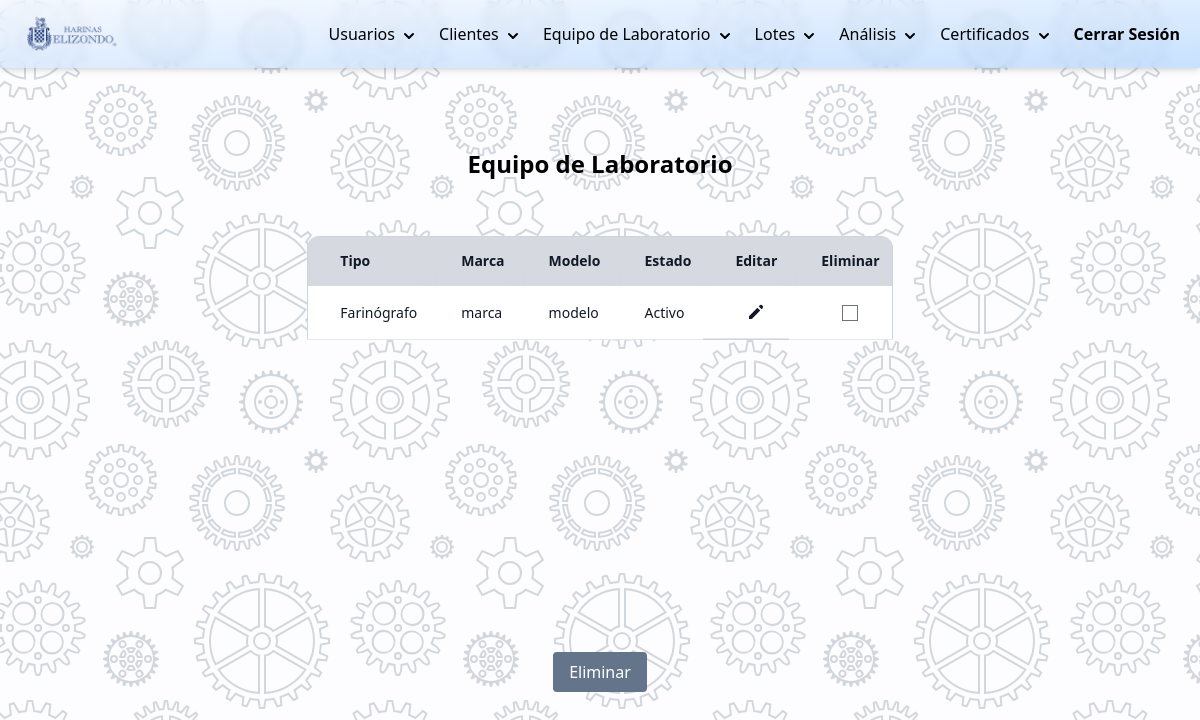
/php/modificar-equipo-laboratorio.php (signed in), run on the app's committed database.
### tables this page shows
CREATE TABLE `equipo_laboratorio` (
  `id_equipo` int(11) NOT NULL,
  `nombre` varchar(100) DEFAULT NULL,
  `descripcion` varchar(255) DEFAULT NULL,
  `marca` varchar(100) DEFAULT NULL,
  `modelo` varchar(100) DEFAULT NULL,
  `fecha_compra` date DEFAULT NULL,
  `no_factura` varchar(100) DEFAULT NULL,
  `estado` int(11) DEFAULT 3,
  `tiene_garantia` varchar(3) DEFAULT 'no',
  `numero_garantia` varchar(100) DEFAULT '',
  `clave_mantenimiento` varchar(50) DEFAULT NULL,
  `fecha_ultimo_mantenimiento` date DEFAULT NULL,
  `venc_garantia` date DEFAULT NULL
);

### DB/controlarDB.php (called while the page is built, shortened)
<?php
function hacerConsulta(string $query){
    $con = mysqli_connect(HOST, USER, PASSWORD, DB);
    if (mysqli_connect_errno()) {
        return "Failed to connect to MySQL: " . mysqli_connect_error();
    }else{
        $result = mysqli_query($con, $query);
        $arreglo_de_resultados=[];
        while ($row = mysqli_fetch_array($result)):
            array_push($arreglo_de_resultados,$row);
        endwhile;
        return $arreglo_de_resultados;
    }
}

### php/modificar-equipo-laboratorio.php (the view, shortened to what this page needs)
<?php
    require_once("../DB/controlarDB.php");
    function estadoALetra($estado){
        switch ($estado){
            case "3":
                $estado="Activo";
                break;
        }
        return $estado;
    }
    $query_lista_equipos="SELECT id_equipo,nombre,marca,modelo,estado FROM equipo_laboratorio;";
    $arreglo_equipos=hacerConsulta($query_lista_equipos);
?>
<!DOCTYPE html>
<html lang="es">
<head>
    <link rel="stylesheet" href="../css/styles.css">
    <script src="https://cdn.tailwindcss.com"></script>
    <script src="https://cdn.tailwindcss.com?plugins=forms,typography,aspect-ratio,line-clamp"></script>
    <?php require_once("./navbar.php"); ?>
</head>
<body class="background">
    <div class="container mx-auto flex justify-center items-center content-center">
        <div class="flex flex-col p-10 mt-10">
            <h1 class="text-2xl text-center mb-4 font-bold">Equipo de Laboratorio</h1>
            <form method="post" action="<?= htmlspecialchars($_SERVER["PHP_SELF"]);?>" class="mt-0">
                <div class="mt-10 overflow-y-auto h-96 rounded-xl">
                    <table class="table-auto rounded-xl border border-slate-300">
                        <thead class="rounded-lg">
                            <tr class="bg-gray-200">
                                <th class="sticky top-0 z-10 border-b border-gray-300 bg-gray-300 bg-opacity-75 py-3.5 pl-4 pr-3 text-left text-sm font-semibold text-gray-900 backdrop-blur backdrop-filter sm:pl-6 lg:pl-8">Tipo</th>
                                <th class="sticky top-0 z-10 border-b border-gray-300 bg-gray-300 bg-opacity-75 py-3.5 pl-4 pr-3 text-left text-sm font-semibold text-gray-900 backdrop-blur backdrop-filter sm:pl-6 lg:pl-8">Marca</th>
                                <th class="sticky top-0 z-10 border-b border-gray-300 bg-gray-300 bg-opacity-75 py-3.5 pl-4 pr-3 text-left text-sm font-semibold text-gray-900 backdrop-blur backdrop-filter sm:pl-6 lg:pl-8">Modelo</th>
                                <th class="sticky top-0 z-10 border-b border-gray-300 bg-gray-300 bg-opacity-75 py-3.5 pl-4 pr-3 text-left text-sm font-semibold text-gray-900 backdrop-blur backdrop-filter sm:pl-6 lg:pl-8">Estado</th>
                                <th class="sticky top-0 z-10 border-b border-gray-300 bg-gray-300 bg-opacity-75 py-3.5 pl-4 pr-3 text-left text-sm font-semibold text-gray-900 backdrop-blur backdrop-filter sm:pl-6 lg:pl-8">Editar</th>
                                <th class="sticky top-0 z-10 border-b border-gray-300 bg-gray-300 bg-opacity-75 py-3.5 pl-4 pr-3 text-left text-sm font-semibold text-gray-900 backdrop-blur backdrop-filter sm:pl-6 lg:pl-8">Eliminar</th>
                            </tr>
                        </thead>
                        <tbody class="bg-white rounded-lg">
                            <?php foreach ($arreglo_equipos as $equipo):?>
                            <tr>
                                <td class="whitespace-nowrap border-b border-gray-200 py-4 pl-4 pr-3 text-sm font-medium text-gray-900 sm:pl-6 lg:pl-8"><?=$equipo['nombre']?></td>
                                <td class="whitespace-nowrap border-b border-gray-200 py-4 pl-4 pr-3 text-sm font-medium text-gray-900 sm:pl-6 lg:pl-8"><?=$equipo['marca']?></td>
                                <td class="whitespace-nowrap border-b border-gray-200 py-4 pl-4 pr-3 text-sm font-medium text-gray-900 sm:pl-6 lg:pl-8"><?=$equipo['modelo']?></td>
                                <td class="whitespace-nowrap border-b border-gray-200 py-4 pl-4 pr-3 text-sm font-medium text-gray-900 sm:pl-6 lg:pl-8"><?=estadoALetra($equipo['estado'])?></td>
                                <td class="whitespace-nowrap border-b border-gray-200 py-4 pl-4 pr-3 text-sm font-medium text-gray-900 sm:pl-6 lg:pl-8 flex justify-center">
                                    <a href="./editar-equipo-laboratorio.php?i=<?= $equipo['id_equipo'] ?>">
                                        <svg xmlns="http://www.w3.org/2000/svg" class="h-5 w-5" viewBox="0 0 20 20" fill="currentColor">
                                            <path d="M13.586 3.586a2 2 0 112.828 2.828l-.793.793-2.828-2.828.793-.793zM11.379 5.793L3 14.172V17h2.828l8.38-8.379-2.83-2.828z" />
                                        </svg>
                                    </a>
                                </td>
                                <td class="whitespace-nowrap border-b border-gray-200 py-4 pl-4 pr-3 text-sm font-medium text-gray-900 sm:pl-6 lg:pl-8 text-center">
                                    <input type="checkbox" name="eliminar[]"  value="<?= $equipo['id_equipo']; ?>">
                                </td>
                            </tr>
                            <?php endforeach ?>
                        </tbody>
                    </table>
                </div>
                <div class="flex items-center justify-center mt-8">
                    <button type="submit" class="bg-slate-500 hover:bg-psipeDarkGray text-white py-2 px-4 rounded focus:outline-none focus:shadow-outline">
                        Eliminar
                    </button>
                </div>
            </form>
        </div>
    </div>
</body>
</html>

### css/styles.css (style rules this page uses)
.background { background-color: #fdfcfe; }

### data on the page
equipo_laboratorio: nombre "Farinógrafo", marca "marca", modelo "modelo", estado "Activo"
